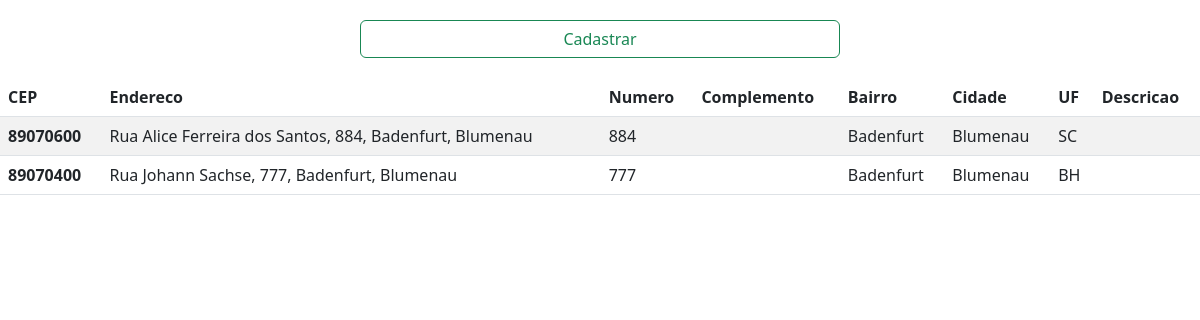
Before: / with the older database file.
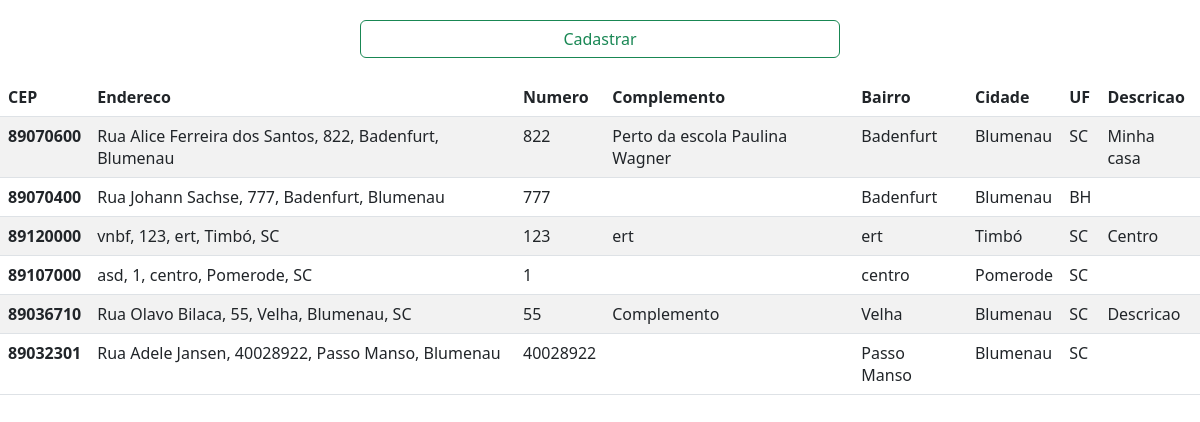
After: the same page with the newer database file.
### products/models.py (models this page shows, shortened)
class Pessoa(models.Model):
    cep= models.CharField(max_length=150)
    ende= models.CharField(max_length=500)
    numero= models.CharField(max_length=150)
    complemento= models.CharField(max_length=150)
    bairro= models.CharField(max_length=150)
    cidade= models.CharField(max_length=150)
    uf= models.CharField(max_length=2)
    descricao= models.CharField(max_length=150)

### products/views.py (the view)
# urls.py: path('', list_pessoa, name='list_pessoas'),
def list_pessoa(request):
    pessoa=Pessoa.objects.all()
    return render(request, 'pessoa.html', {'pessoas':pessoa})

### products/templates/pessoa.html (shortened to what this page needs)
{% load static %}
<DOCTYPE html>
    <html lang="pt-br">
        <head>
            <link href="https://cdn.jsdelivr.net/npm/bootstrap@5.2.0-beta1/dist/css/bootstrap.min.css" rel="stylesheet">
        </head>
        <body>
            <div id="buttonDiv">
                <button onclick="window.location.href='/new'" id="buttonCadastrar" type="button" class="btn btn-outline-success">Cadastrar</button>
            </div>
                <table class="table table-striped" >
                    <thead>
                      <tr>
                        <th scope="col">CEP</th>
                        <th scope="col">Endereco</th>
                        <th scope="col">Numero</th>
                        <th scope="col">Complemento</th>
                        <th scope="col">Bairro</th>
                        <th scope="col">Cidade</th>
                        <th scope="col">UF</th>
                        <th scope="col">Descricao</th>
                      </tr>
                    </thead>
                    <tbody>
                        {% for pessoa in pessoas %}
                            <tr>
                                <th scope="row">{{pessoa.cep}}</th>
                                <td>{{pessoa.ende}}</td>
                                <td>{{pessoa.numero}}</td>
                                <td>{{pessoa.complemento}}</td>
                                <td>{{pessoa.bairro}}</td>
                                <td>{{pessoa.cidade}}</td>
                                <td>{{pessoa.uf}}</td>
                                <td>{{pessoa.descricao}}</td>
                            </tr>
                        {% endfor %}
                    </tbody>
                </table>
        </body>
    </html>

### products/templates/pessoa.html (style rules this page uses)
#buttonDiv { display: flex; justify-content: center; }
#buttonCadastrar { margin: 20px 0px; width: 40%; }

Changed rows visible on the page:
changed Pessoa: ende "Rua Alice Ferreira dos Santos, 884, Badenfurt, Blumenau" → "Rua Alice Ferreira dos Santos, 822, Badenfurt, Blumenau"; numero "884" → "822"; complemento (not shown) → "Perto da escola Paulina Wagner"; descricao (not shown) → "Minha casa"
added Pessoa: cep "89120000", ende "vnbf, 123, ert, Timbó, SC", numero "123", complemento "ert", bairro "ert", cidade "Timbó", uf "SC", descricao "Centro"
added Pessoa: cep "89107000", ende "asd, 1, centro, Pomerode, SC", numero "1", bairro "centro", cidade "Pomerode", uf "SC"
added Pessoa: cep "89036710", ende "Rua Olavo Bilaca, 55, Velha, Blumenau, SC", numero "55", complemento "Complemento", bairro "Velha", cidade "Blumenau", uf "SC", descricao "Descricao"
added Pessoa: cep "89032301", ende "Rua Adele Jansen, 40028922, Passo Manso, Blumenau", numero "40028922", bairro "Passo Manso", cidade "Blumenau", uf "SC"
